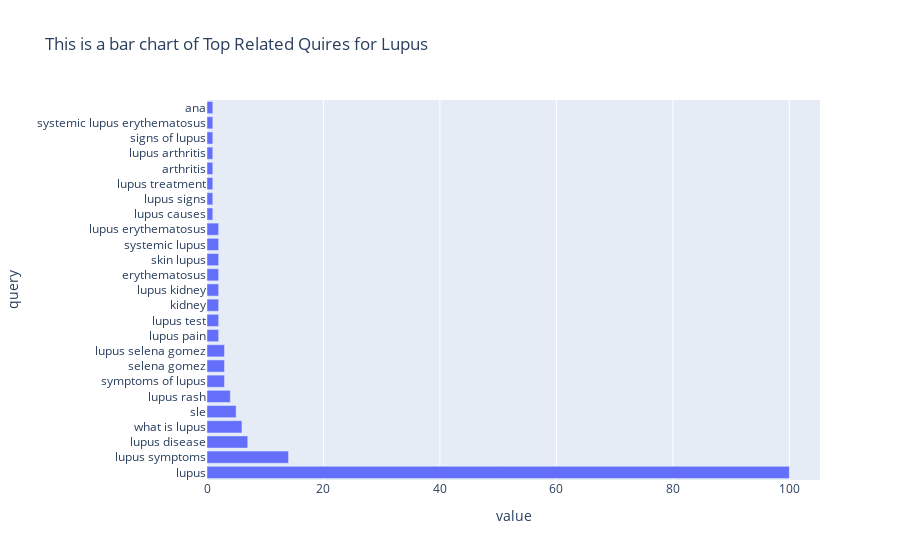

The code cell stored with this chart in its notebook:
### Code cell
Topbar_chart(df1, a)

### Figure 1 — Plotly figure (JSON) as saved in the notebook; plotly's stock layout.template omitted (floating-point values rounded to 4 significant figures)
{"data": [{"alignmentgroup": "True", "hovertemplate": "value=%{x}<br>query=%{y}<extra></extra>", "legendgroup": "", "marker": {"color": "#636efa", "pattern": {"shape": ""}}, "name": "", "offsetgroup": "", "orientation": "h", "showlegend": false, "textposition": "auto", "type": "bar", "x": [100, 14, 7, 6, 5, 4, 3, 3, 3, 2, 2, 2, 2, 2, 2, 2, 2, 1, 1, 1, 1, 1, 1, 1, 1], "xaxis": "x", "y": ["lupus", "lupus symptoms", "lupus disease", "what is lupus", "sle", "lupus rash", "symptoms of lupus", "selena gomez", "lupus selena gomez", "lupus pain", "lupus test", "kidney", "lupus kidney", "erythematosus", "skin lupus", "systemic lupus", "lupus erythematosus", "lupus causes", "lupus signs", "lupus treatment", "arthritis", "lupus arthritis", "signs of lupus", "systemic lupus erythematosus", "ana"], "yaxis": "y"}], "layout": {"barmode": "relative", "legend": {"tracegroupgap": 0}, "title": {"text": "This is a bar chart of Top Related Quires for Lupus"}, "xaxis": {"anchor": "y", "domain": [0, 1], "title": {"text": "value"}}, "yaxis": {"anchor": "x", "domain": [0, 1], "title": {"text": "query"}}}}
